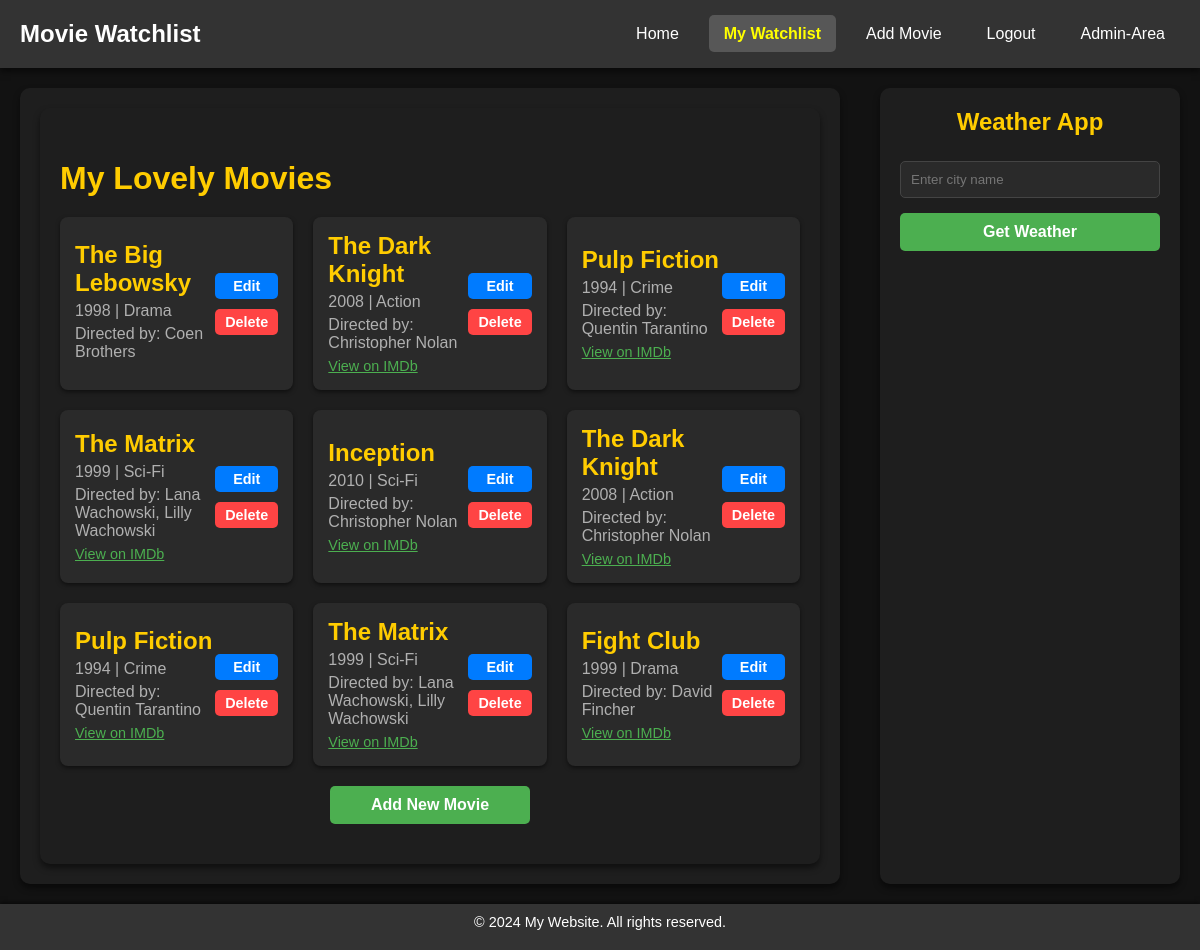
/movies/watchlist/ (signed in), run on the app's committed database.
### movies/models.py (models this page shows, shortened)
class Movie(models.Model):
    GENRE_CHOICES = [
        ('ACTION', 'Action'),
        ('COMEDY', 'Comedy'),
        ('DRAMA', 'Drama'),
        ('FANTASY', 'Fantasy'),
        ('HORROR', 'Horror'),
        ('MYSTERY', 'Mystery'),
        ('ROMANCE', 'Romance'),
        ('SCIFI', 'Science Fiction'),
        ('THRILLER', 'Thriller'),
        ('ANIMATION', 'Animation'),
        ('DOCUMENTARY', 'Documentary'),
        ('OTHER', 'Other'),
    ]
    user = models.ForeignKey(User, on_delete=models.CASCADE)
    title = models.CharField(max_length=255)
    director = models.CharField(max_length=255)
    release_year = models.PositiveIntegerField()
    genre = models.CharField(
        max_length=20,
        choices=GENRE_CHOICES,
        default='OTHER'
    )
    imdb_url = models.URLField(blank=True, null=True)

### movies/views.py (the view)
@login_required(login_url='accounts:login')
def watchlist_view(request):
    movies = Movie.objects.filter(user=request.user)
    return render(request, 'movies/movies.html', {'movies': movies})

### movies/templates/movies/movies.html (shortened to what this page needs)
{% extends "base.html" %}
{% block body_class %}watchlist{% endblock body_class %}
{% block content %}
<div class="watchlist-container">
    <h1>My Lovely Movies</h1>
    {% if movies %}
        <ul class="movie-list">
            {% for movie in movies %}
                <li class="movie-item">
                    <div class="movie-details">
                        <h2>{{ movie.title }}</h2>
                        <p>{{ movie.release_year }} | {{ movie.get_genre_display }}</p>
                        <p>Directed by: {{ movie.director }}</p>
                        {% if movie.imdb_url %}
                            <a href="{{ movie.imdb_url }}" target="_blank" class="movie-link">View on IMDb</a>
                        {% endif %}
                    </div>
                    <div class="movie-actions">
                        <a href="{% url 'movies:edit_movie' movie.id %}" class="btn btn-edit">Edit</a>
                        <a href="{% url 'movies:delete_movie' movie.id %}" class="btn btn-delete">Delete</a>
                    </div>
                </li>
            {% endfor %}
        </ul>
    {% else %}
        <p>No movies added yet</p>
    {% endif %}
    <a href="{% url 'movies:add_movie' %}" class="btn btn-add">Add New Movie</a>
</div>
{% endblock content %}
{% block sidebar %}
{% include 'partials/_weather.html' %}
{% endblock sidebar %}

### static/css/styles.css (style rules this page uses)
* { margin: 0; padding: 0; box-sizing: border-box; font-family: 'Arial', sans-serif; }
h1, h2 { margin: 1em 0; }
p { margin-bottom: 0.7em }
body { display: flex; flex-direction: column; min-height: 100vh; background-color: #121212; color: #e0e0e0; }
.watchlist main > * { max-width: 1200px; }
.watchlist-container { padding: 20px; background-color: #1e1e1e; border-radius: 10px; box-shadow: 0 4px 6px rgba(0, 0, 0, 0.5); }
.watchlist-container h1 { font-size: 2em; margin-bottom: 20px; color: #ffcc00; }
.movie-list { display: grid; grid-template-columns: 1fr; gap: 20px; padding: 0; list-style: none; }
.movie-item { background-color: #2a2a2a; padding: 15px; border-radius: 8px; box-shadow: 0 2px 4px rgba(0, 0, 0, 0.5); display: flex; justify-content: space-between; align-items: center; }
.movie-details { max-width: 70%; }
.movie-details h2 { margin: 0; font-size: 1.5em; color: #ffcc00; }
.movie-details p { margin: 5px 0; font-size: 1em; color: #b0b0b0; }
.movie-link { font-size: 0.9em; color: #4caf50; }
.movie-actions { display: flex; flex-direction: column; gap: 10px; }
.btn { padding: 5px 10px; border-radius: 5px; color: white; font-size: 0.9em; font-weight: bold; text-align: center; text-decoration: none; background-color: #444; border: none; transition: background-color 0.3s; }
.btn-edit { background-color: #007bff; }
.btn-delete { background-color: #ff4444; }
.btn-add { display: block; width: 200px; margin: 20px auto; padding: 10px 15px; background-color: #4caf50; color: white; font-size: 1em; text-align: center; border-radius: 5px; transition: background-color 0.3s; }
@media screen and (min-width: 768px) { .movie-list { grid-template-columns: repeat(2, 1fr); } }
@media screen and (min-width: 1200px) { .movie-list { grid-template-columns: repeat(3, 1fr); } }

### data on the page
Movie: title "The Big Lebowsky", release_year "1998", genre "Drama", director "Coen Brothers"
Movie: title "The Dark Knight", release_year "2008", genre "Action", director "Christopher Nolan"
Movie: title "Pulp Fiction", release_year "1994", genre "Crime", director "Quentin Tarantino"
Movie: title "The Matrix", release_year "1999", genre "Sci-Fi", director "Lana Wachowski, Lilly Wachowski"
Movie: title "Inception", release_year "2010", genre "Sci-Fi", director "Christopher Nolan"
Movie: title "The Dark Knight", release_year "2008", genre "Action", director "Christopher Nolan"
Movie: title "Pulp Fiction", release_year "1994", genre "Crime", director "Quentin Tarantino"
Movie: title "The Matrix", release_year "1999", genre "Sci-Fi", director "Lana Wachowski, Lilly Wachowski"
Movie: title "Fight Club", release_year "1999", genre "Drama", director "David Fincher"
